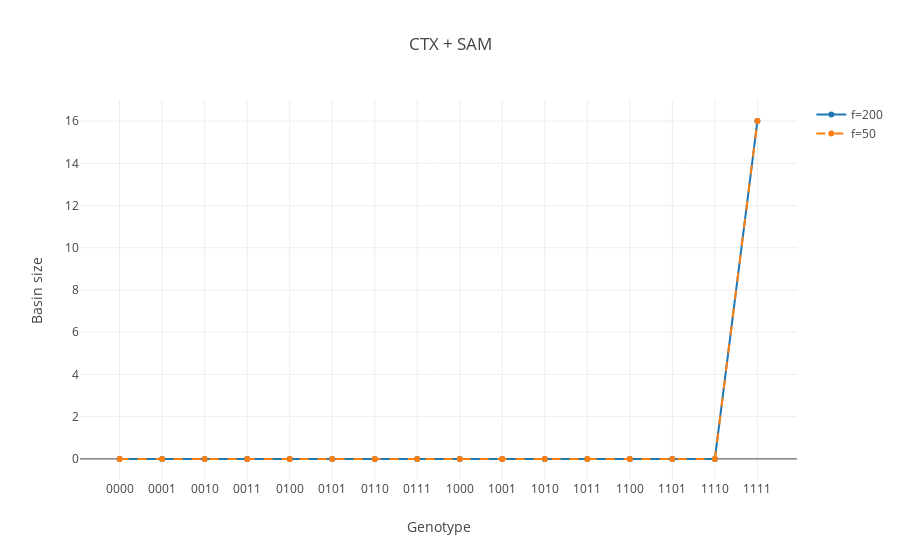
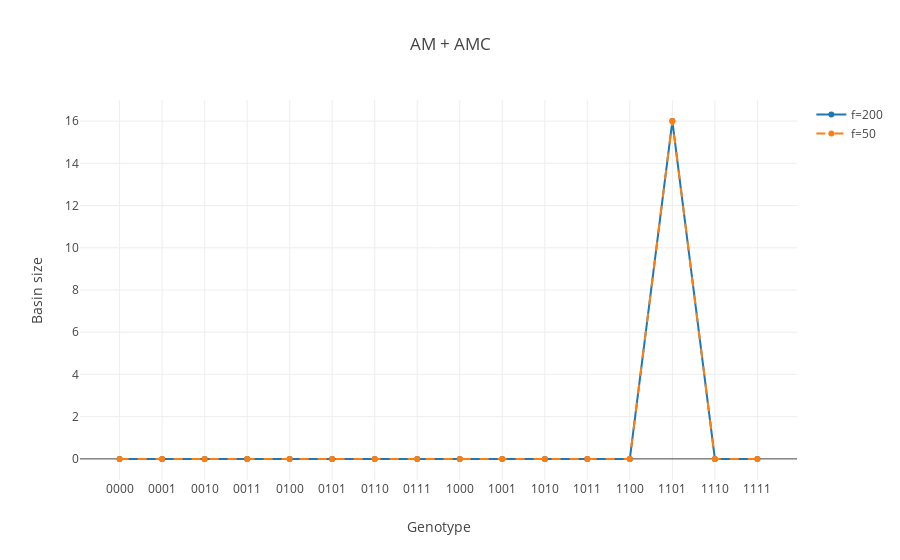
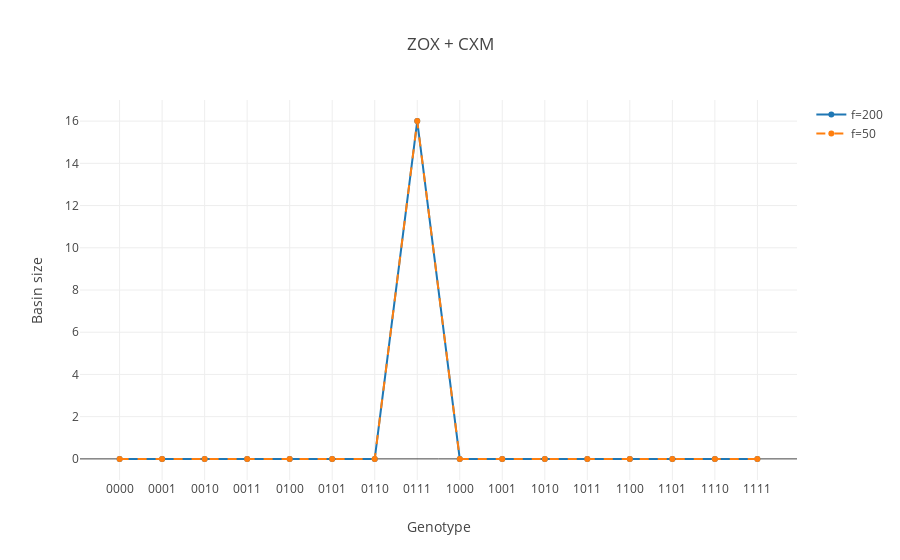

Source (notebook cell) for these figures, in order:
### Markdown cell above
## Basin size for dynamic landscapes

### Code cell
layout = go.Layout(
    xaxis=dict(
        ticktext=[format(i, '04b') for i in range(16)],
        tickvals=list(range(16)),
        title='Genotype',
        zeroline=False
    ),
    yaxis=dict(
        title='Basin size',
        range=[-1,17]
    )
)

for i, pair in enumerate(pairs):
    name = ' + '.join([ls.name for ls in pair])
    data = [
        go.Scatter(y=bs['pairs'][i], name='f=200'),
        go.Scatter(y=bs['pairs_50'][i], name='f=50', line=dict(dash='dash'))
    ]
    layout.update(title=name)
    fig = go.Figure(data=data, layout=layout)
    iplot(fig, show_link=False)

### Figure 1 — Plotly figure (JSON) as saved in the notebook; plotly's stock layout.template omitted (floating-point values rounded to 4 significant figures)
{"data": [{"name": "f=200", "type": "scatter", "uid": "f28a3214-179e-11e9-92e0-8b84a76d037a", "y": [0, 0, 0, 0, 0, 0, 0, 0, 0, 0, 0, 0, 0, 0, 0, 16]}, {"line": {"dash": "dash"}, "name": "f=50", "type": "scatter", "uid": "f28a5906-179e-11e9-8a42-8b84a76d037a", "y": [0, 0, 0, 0, 0, 0, 0, 0, 0, 0, 0, 0, 0, 0, 0, 16]}], "layout": {"title": "CTX + SAM", "xaxis": {"ticktext": ["0000", "0001", "0010", "0011", "0100", "0101", "0110", "0111", "1000", "1001", "1010", "1011", "1100", "1101", "1110", "1111"], "tickvals": [0, 1, 2, 3, 4, 5, 6, 7, 8, 9, 10, 11, 12, 13, 14, 15], "title": "Genotype", "zeroline": false}, "yaxis": {"range": [-1, 17], "title": "Basin size"}}}

### Figure 2 — Plotly figure (JSON) as saved in the notebook; plotly's stock layout.template omitted (floating-point values rounded to 4 significant figures)
{"data": [{"name": "f=200", "type": "scatter", "uid": "f28f38f8-179e-11e9-a358-8b84a76d037a", "y": [0, 0, 0, 0, 0, 0, 0, 0, 0, 0, 0, 0, 0, 16, 0, 0]}, {"line": {"dash": "dash"}, "name": "f=50", "type": "scatter", "uid": "f28f38f9-179e-11e9-b611-8b84a76d037a", "y": [0, 0, 0, 0, 0, 0, 0, 0, 0, 0, 0, 0, 0, 16, 0, 0]}], "layout": {"title": "AM + AMC", "xaxis": {"ticktext": ["0000", "0001", "0010", "0011", "0100", "0101", "0110", "0111", "1000", "1001", "1010", "1011", "1100", "1101", "1110", "1111"], "tickvals": [0, 1, 2, 3, 4, 5, 6, 7, 8, 9, 10, 11, 12, 13, 14, 15], "title": "Genotype", "zeroline": false}, "yaxis": {"range": [-1, 17], "title": "Basin size"}}}

### Figure 3 — Plotly figure (JSON) as saved in the notebook; plotly's stock layout.template omitted (floating-point values rounded to 4 significant figures)
{"data": [{"name": "f=200", "type": "scatter", "uid": "f2948b38-179e-11e9-be54-8b84a76d037a", "y": [0, 0, 0, 0, 0, 0, 0, 16, 0, 0, 0, 0, 0, 0, 0, 0]}, {"line": {"dash": "dash"}, "name": "f=50", "type": "scatter", "uid": "f2948b39-179e-11e9-8eed-8b84a76d037a", "y": [0, 0, 0, 0, 0, 0, 0, 16, 0, 0, 0, 0, 0, 0, 0, 0]}], "layout": {"title": "ZOX + CXM", "xaxis": {"ticktext": ["0000", "0001", "0010", "0011", "0100", "0101", "0110", "0111", "1000", "1001", "1010", "1011", "1100", "1101", "1110", "1111"], "tickvals": [0, 1, 2, 3, 4, 5, 6, 7, 8, 9, 10, 11, 12, 13, 14, 15], "title": "Genotype", "zeroline": false}, "yaxis": {"range": [-1, 17], "title": "Basin size"}}}
